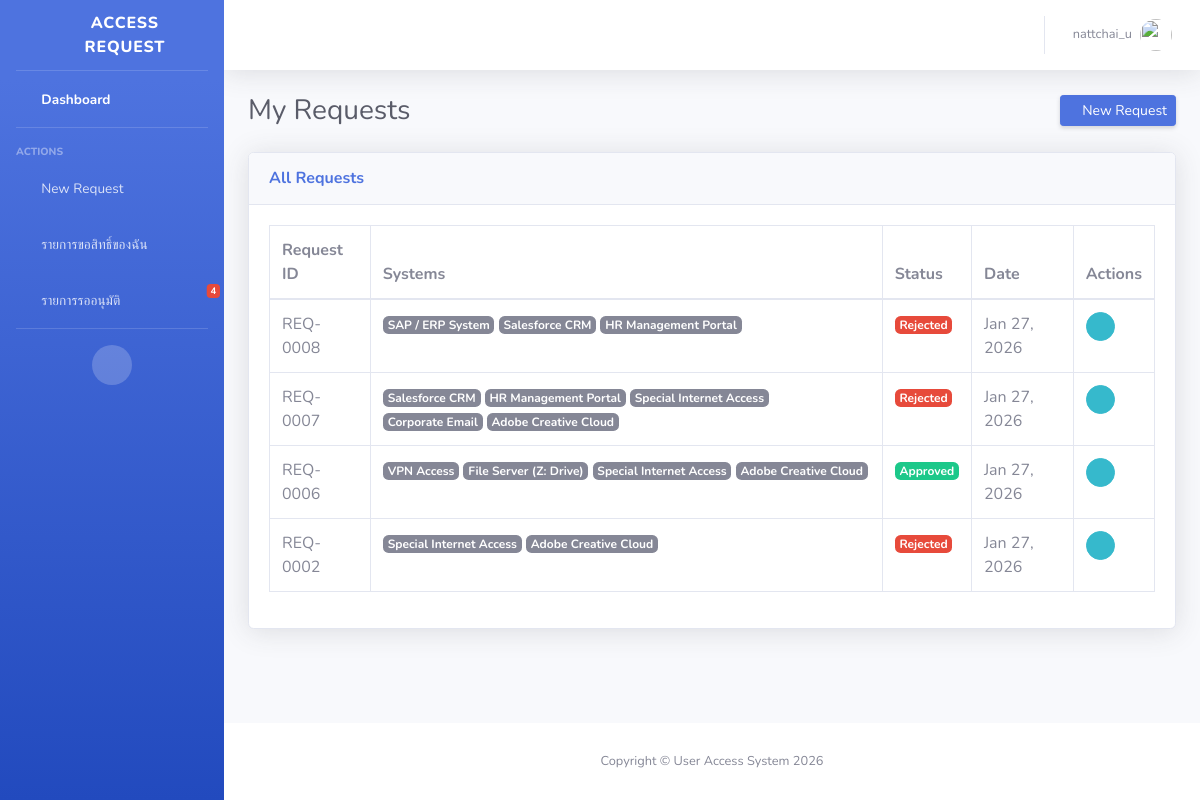
Screenshot of /requests/ (signed in) with the database file from the repository.
### access_requests/models.py (models this page shows, shortened)
class AccessRequest(models.Model):
    STATUS_CHOICES = [
        ('pending_manager', 'รอหัวหน้าอนุมัติ (Wait for Manager)'),
        ('pending_it', 'รอ IT อนุมัติ (Wait for IT)'),
        ('approved', 'อนุมัติแล้ว (Approved)'),
        ('rejected', 'ไม่อนุมัติ (Rejected)'),
    ]
    ACCESS_LEVEL_CHOICES = [
        ('read', 'Read Only (ดูอย่างเดียว)'),
        ('editor', 'Editor (แก้ไขข้อมูลได้)'),
        ('admin', 'Admin (ผู้ดูแลระบบ)'),
    ]
    request_code = models.CharField(max_length=20, unique=True, editable=False)
    user = models.ForeignKey(User, on_delete=models.CASCADE, related_name='access_requests', null=True, blank=True)
    PREFIX_CHOICES = [
        ('mr', 'นาย/Mr.'),
        ('mrs', 'นาง/Mrs.'),
        ('miss', 'นางสาว/Miss'),
        ('dr_m', 'น.สพ./Dr.'),
        ('dr_f', 'สพ.ญ./Dr.'),
        ('other', 'อื่นๆ'),
    ]
    employee_id = models.CharField(max_length=20, verbose_name="รหัสพนักงาน")
    email = models.EmailField(verbose_name="E-mail")
    prefix = models.CharField(max_length=20, choices=PREFIX_CHOICES, verbose_name="คำนำหน้าชื่อ")
    prefix_other = models.CharField(max_length=100, blank=True, null=True, verbose_name="คำนำหน้าชื่อ (อื่นๆ)")
    prefix_th = models.CharField(max_length=20, blank=True, null=True, verbose_name="คำนำหน้า (ไทย)")
    prefix_en = models.CharField(max_length=20, blank=True, null=True, verbose_name="คำนำหน้า (อังกฤษ)")
    firstname_th = models.CharField(max_length=150, verbose_name="ชื่อ (ไทย)", default="")
    lastname_th = models.CharField(max_length=150, verbose_name="นามสกุล (ไทย)", default="")
    firstname_en = models.CharField(max_length=150, verbose_name="ชื่อ (อังกฤษ)", default="")
    lastname_en = models.CharField(max_length=150, verbose_name="นามสกุล (อังกฤษ)", default="")
    department = models.ForeignKey(Department, on_delete=models.SET_NULL, null=True, verbose_name="แผนก")
    position = models.ForeignKey(Position, on_delete=models.SET_NULL, null=True, verbose_name="ตำแหน่ง")
    systems = models.ManyToManyField(System)
    access_level = models.CharField(max_length=20, choices=ACCESS_LEVEL_CHOICES, default='read')
    reason = models.TextField()
    status = models.CharField(max_length=20, choices=STATUS_CHOICES, default='pending_manager')
    created_at = models.DateTimeField(auto_now_add=True)
    updated_at = models.DateTimeField(auto_now=True)
    manager_approver = models.ForeignKey(User, on_delete=models.SET_NULL, null=True, blank=True, related_name='manager_approvals', verbose_name="ผู้อนุมัติ (Manager)")
    manager_approval_date = models.DateTimeField(null=True, blank=True)
    manager_comment = models.TextField(blank=True, null=True, verbose_name="ความเห็น Manager")
    it_approver = models.ForeignKey(User, on_delete=models.SET_NULL, null=True, blank=True, related_name='it_approvals', verbose_name="ผู้อนุมัติ (IT)")
    it_approval_date = models.DateTimeField(null=True, blank=True)
    reject_reason = models.TextField(blank=True, null=True, verbose_name="เหตุผลที่ปฏิเสธ")
    rejected_by = models.ForeignKey(User, on_delete=models.SET_NULL, null=True, blank=True, related_name='rejected_requests', verbose_name="ผู้ปฏิเสธ")
    rejected_at = models.DateTimeField(null=True, blank=True, verbose_name="วันที่ปฏิเสธ")

class System(models.Model):
    name = models.CharField(max_length=100)
    description = models.TextField(blank=True)

### access_requests/views.py (the view)
# urls.py: path('requests/', views.request_list, name='request_list'),
@login_required
def request_list(request):
    requests = AccessRequest.objects.filter(user=request.user).order_by('-created_at')
    return render(request, 'access_requests/request_list.html', {'requests': requests})

### access_requests/context_processors.py (called while the page is built)
def pending_approvals_count(request):
    if request.user.is_authenticated and request.user.is_staff:
        count = AccessRequest.objects.filter(status__in=['pending_manager', 'pending_it']).count()
        return {'pending_approval_count': count}
    return {}

### templates/access_requests/request_list.html (shortened to what this page needs)
{% extends 'base.html' %}
{% block content %}
<div class="d-sm-flex align-items-center justify-content-between mb-4">
    <h1 class="h3 mb-0 text-gray-800">My Requests</h1>
    <a href="{% url 'create_request' %}" class="d-none d-sm-inline-block btn btn-sm btn-primary shadow-sm">
        <i class="fas fa-plus fa-sm text-white-50"></i> New Request
    </a>
</div>
<div class="card shadow mb-4">
    <div class="card-header py-3">
        <h6 class="m-0 font-weight-bold text-primary">All Requests</h6>
    </div>
    <div class="card-body">
        <div class="table-responsive">
            <table class="table table-bordered" width="100%" cellspacing="0">
                <thead>
                    <tr>
                        <th>Request ID</th>
                        <th>Systems</th>
                        <th>Status</th>
                        <th>Date</th>
                        <th>Actions</th>
                    </tr>
                </thead>
                <tbody>
                    {% for req in requests %}
                    <tr>
                        <td>{{ req.request_code }}</td>
                        <td>
                            {% for sys in req.systems.all %}
                                <span class="badge badge-secondary">{{ sys.name }}</span>
                            {% endfor %}
                        </td>
                        <td>
                            {% if req.status == 'approved' %}
                                <span class="badge badge-success">Approved</span>
                            {% elif req.status == 'rejected' %}
                                <span class="badge badge-danger">Rejected</span>
                            {% else %}
                                <span class="badge badge-warning">Pending</span>
                            {% endif %}
                        </td>
                        <td>{{ req.created_at|date:"M d, Y" }}</td>
                        <td>
                            <a href="{% url 'request_detail' req.pk %}" class="btn btn-info btn-circle btn-sm">
                                <i class="fas fa-info-circle"></i>
                            </a>
                        </td>
                    </tr>
                    {% empty %}
                    <tr>
                        <td colspan="5" class="text-center">No requests found.</td>
                    </tr>
                    {% endfor %}
                </tbody>
            </table>
        </div>
    </div>
</div>
{% endblock %}

### templates/base.html (shortened to what this page needs)
{% load static %}
<!DOCTYPE html>
<html lang="en">
<head>
    <link href="{% static 'vendor/fontawesome-free/css/all.min.css' %}" rel="stylesheet" type="text/css">
    <link href="{% static 'css/sb-admin-2.min.css' %}" rel="stylesheet">
</head>
<body id="page-top">
    <div id="wrapper">
        {% if user.is_authenticated %}
        <ul class="navbar-nav bg-gradient-primary sidebar sidebar-dark accordion" id="accordionSidebar">
            <a class="sidebar-brand d-flex align-items-center justify-content-center" href="{% url 'dashboard' %}">
                <div class="sidebar-brand-icon rotate-n-15">
                    <i class="fas fa-lock"></i>
                </div>
                <div class="sidebar-brand-text mx-3">Access Request</div>
            </a>
            <hr class="sidebar-divider my-0">
            <li class="nav-item active">
                <a class="nav-link" href="{% url 'dashboard' %}">
                    <i class="fas fa-fw fa-tachometer-alt"></i>
                    <span>Dashboard</span></a>
            </li>
            <hr class="sidebar-divider">
            <div class="sidebar-heading">
                Actions
            </div>
            <li class="nav-item">
                <a class="nav-link" href="{% url 'create_request' %}">
                    <i class="fas fa-fw fa-plus-circle"></i>
                    <span>New Request</span></a>
            </li>
            <li class="nav-item">
                <a class="nav-link" href="{% url 'request_list' %}">
                    <i class="fas fa-fw fa-list"></i>
                    <span>รายการขอสิทธิ์ของฉัน</span></a>
            </li>
            {% if user.is_staff %}
            <li class="nav-item">
                <a class="nav-link" href="{% url 'approval_list' %}">
                    <i class="fas fa-fw fa-check-square"></i>
                    <span>รายการรออนุมัติ</span>
                    {% if pending_approval_count > 0 %}
                        <span class="badge badge-danger badge-counter">{{ pending_approval_count }}</span>
                    {% endif %}
                </a>
            </li>
            {% endif %}
            <hr class="sidebar-divider d-none d-md-block">
            <div class="text-center d-none d-md-inline">
                <button class="rounded-circle border-0" id="sidebarToggle"></button>
            </div>
        </ul>
        {% endif %}
        <div id="content-wrapper" class="d-flex flex-column">
            <div id="content">
                {% if user.is_authenticated %}
                <nav class="navbar navbar-expand navbar-light bg-white topbar mb-4 static-top shadow">
                    <ul class="navbar-nav ml-auto">
                        <li class="nav-item dropdown no-arrow">
                            <a class="nav-link dropdown-toggle" href="#" id="userDropdown" role="button"
                                data-toggle="dropdown" aria-haspopup="true" aria-expanded="false">
                                <span class="mr-2 d-none d-lg-inline text-gray-600 small">{{ user.username }}</span>
                                <img class="img-profile rounded-circle"
                                    src="{% static 'img/undraw_profile.svg' %}">
                            </a>
                        </li>
                    </ul>
                </nav>
                {% endif %}
                <div class="container-fluid">
                    {% block content %}
                    {% endblock %}
                </div>
            </div>
            <footer class="sticky-footer bg-white">
                <div class="container my-auto">
                    <div class="copyright text-center my-auto">
                        <span>Copyright &copy; User Access System 2026</span>
                    </div>
                </div>
            </footer>
        </div>
    </div>
</body>
</html>

### rows the page displays
AccessRequest: request_code "REQ-0008", status "Rejected", created_at "Jan 27, 2026"
System: name "SAP / ERP System"
System: name "Salesforce CRM"
System: name "HR Management Portal"
AccessRequest: request_code "REQ-0007", status "Rejected", created_at "Jan 27, 2026"
System: name "Special Internet Access"
System: name "Corporate Email"
System: name "Adobe Creative Cloud"
AccessRequest: request_code "REQ-0006", status "Approved", created_at "Jan 27, 2026"
System: name "VPN Access"
System: name "File Server (Z: Drive)"
AccessRequest: request_code "REQ-0002", status "Rejected", created_at "Jan 27, 2026"

### other values shown
{{ pending_approval_count }} "4"
{{ user.username }} "nattchai_u"
